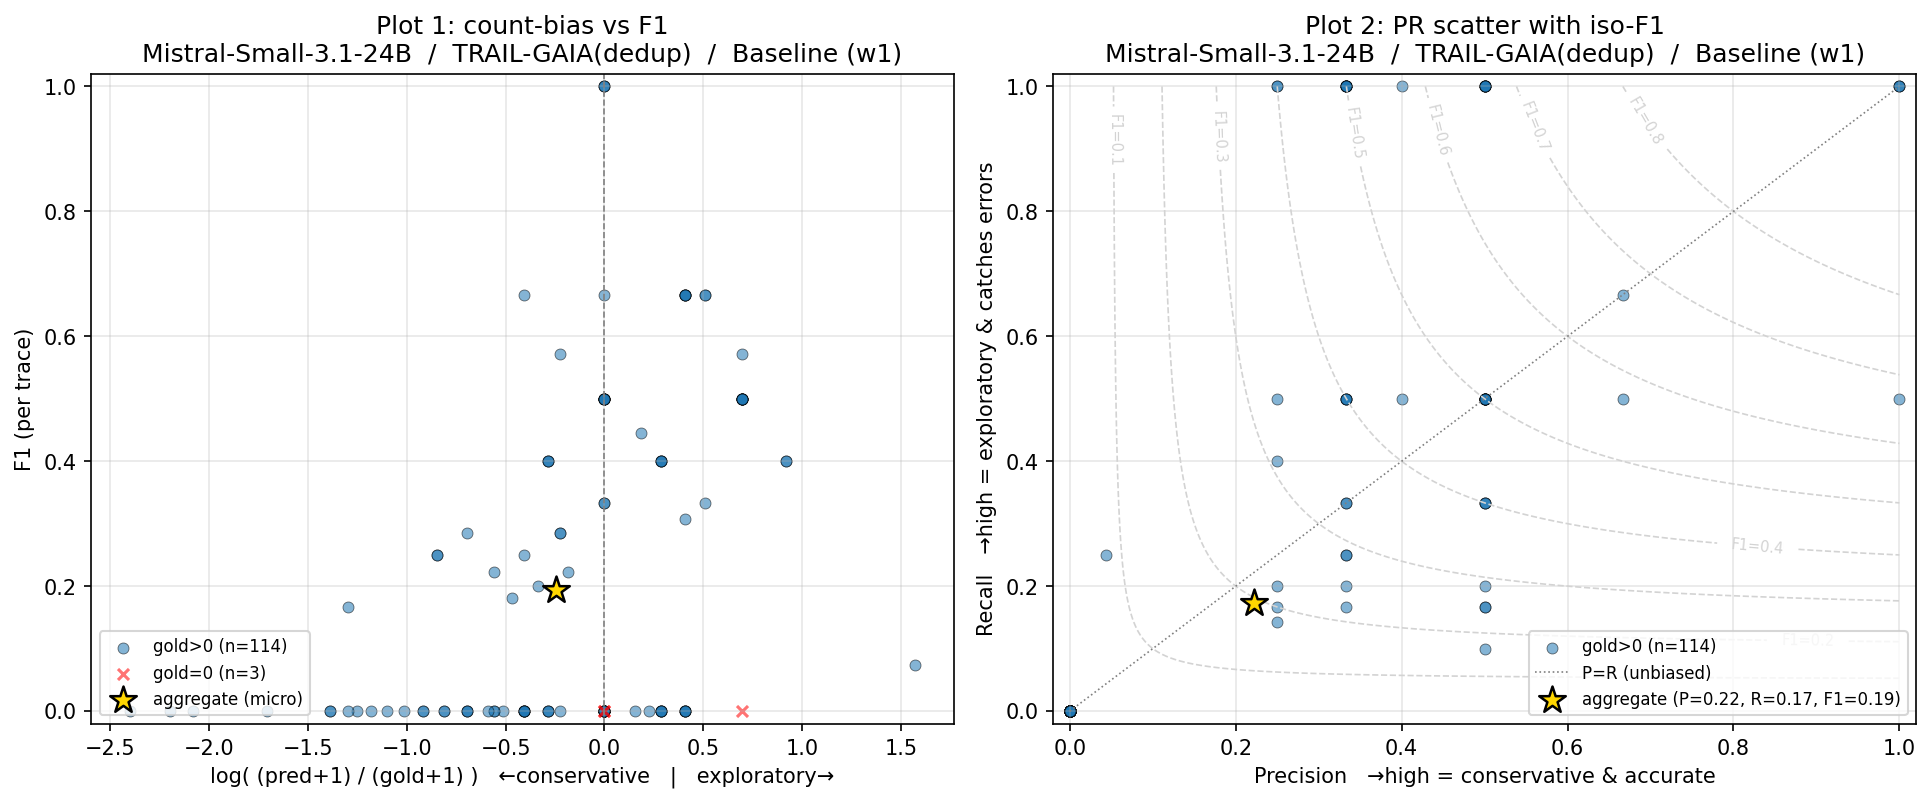

This chart was generated by the following Python code:
"""
Per-trace conservativeness/quality plots for one model.

Plot 1: log(pred/gold) on x-axis  vs  F1 on y-axis
Plot 2: Precision vs Recall scatter with iso-F1 contours

Matching: TP = |set(gen_locations) ∩ set(gt_locations)| (same as calculate_scores.py).
Each point = one trace. Hollow points indicate gold=0 traces (handled separately).
"""
import json
import glob
import os
import argparse
import math
import numpy as np
import matplotlib.pyplot as plt


def load_json(path):
    with open(path, "r") as f:
        return json.load(f)


def per_trace_stats(gt_dir, pred_dir):
    rows = []
    for gt_path in sorted(glob.glob(os.path.join(gt_dir, "*.json"))):
        name = os.path.basename(gt_path)
        pred_path = os.path.join(pred_dir, name)
        if not os.path.exists(pred_path):
            continue
        try:
            gt = load_json(gt_path)
            pred = load_json(pred_path)
        except Exception:
            continue
        gt_locs = [e.get("location", "") for e in gt.get("errors", [])]
        pred_locs = [e.get("location", "") for e in pred.get("errors", [])]
        gt_set = set(gt_locs)
        pred_set = set(pred_locs)
        tp = len(gt_set & pred_set)
        gold = len(gt_set)
        predn = len(pred_set)
        precision = tp / predn if predn else 0.0
        recall = tp / gold if gold else float("nan")  # undefined when no gold errors
        f1 = (2 * precision * recall / (precision + recall)
              if (precision + recall) > 0 and not math.isnan(recall) else 0.0)
        rows.append({
            "trace": name,
            "gold": gold,
            "pred": predn,
            "tp": tp,
            "precision": precision,
            "recall": recall,
            "f1": f1,
        })
    return rows


def make_plots(rows, model_label, out_path):
    # Separate gold=0 (no errors to find) from rest
    rest = [r for r in rows if r["gold"] > 0]
    zero_gold = [r for r in rows if r["gold"] == 0]

    # log(pred/gold) with smoothing for gold=0 / pred=0
    def log_ratio(pred, gold):
        return math.log((pred + 1) / (gold + 1))

    fig, axes = plt.subplots(1, 2, figsize=(13, 5.5))

    # ---- Plot 1: log(pred/gold) vs F1 ----
    ax = axes[0]
    xs = [log_ratio(r["pred"], r["gold"]) for r in rest]
    ys = [r["f1"] for r in rest]
    ax.scatter(xs, ys, s=28, alpha=0.55, edgecolor="black", linewidth=0.4,
               label=f"gold>0 (n={len(rest)})")
    if zero_gold:
        xs0 = [log_ratio(r["pred"], 0) for r in zero_gold]
        ys0 = [0.0 for _ in zero_gold]
        ax.scatter(xs0, ys0, s=28, alpha=0.55, marker="x", color="red",
                   label=f"gold=0 (n={len(zero_gold)})")
    ax.axvline(0, color="gray", linestyle="--", linewidth=0.8)
    ax.set_xlabel("log( (pred+1) / (gold+1) )   ←conservative   |   exploratory→")
    ax.set_ylabel("F1 (per trace)")
    ax.set_title(f"Plot 1: count-bias vs F1\n{model_label}")
    ax.set_ylim(-0.02, 1.02)
    ax.legend(loc="lower left", fontsize=8)
    ax.grid(True, alpha=0.3)

    # Aggregate marker (dataset-level)
    total_pred = sum(r["pred"] for r in rest)
    total_gold = sum(r["gold"] for r in rest)
    total_tp = sum(r["tp"] for r in rest)
    P = total_tp / total_pred if total_pred else 0.0
    R = total_tp / total_gold if total_gold else 0.0
    F = 2 * P * R / (P + R) if (P + R) > 0 else 0.0
    agg_x = math.log((total_pred + 1) / (total_gold + 1))
    ax.scatter([agg_x], [F], s=180, marker="*", color="gold",
               edgecolor="black", linewidth=1.2, zorder=5,
               label="aggregate (micro)")
    ax.legend(loc="lower left", fontsize=8)

    # ---- Plot 2: Precision vs Recall with iso-F1 ----
    ax = axes[1]
    pp = np.linspace(0.001, 1, 200)
    rr = np.linspace(0.001, 1, 200)
    PP, RR = np.meshgrid(pp, rr)
    F1grid = 2 * PP * RR / (PP + RR)
    levels = [0.1, 0.2, 0.3, 0.4, 0.5, 0.6, 0.7, 0.8]
    cs = ax.contour(PP, RR, F1grid, levels=levels, colors="lightgray",
                    linewidths=0.8, linestyles="--")
    ax.clabel(cs, fmt="F1=%.1f", fontsize=7)

    xs = [r["precision"] for r in rest]
    ys = [r["recall"] for r in rest]
    ax.scatter(xs, ys, s=28, alpha=0.55, edgecolor="black", linewidth=0.4,
               label=f"gold>0 (n={len(rest)})")
    ax.plot([0, 1], [0, 1], color="gray", linestyle=":", linewidth=0.8,
            label="P=R (unbiased)")
    ax.scatter([P], [R], s=180, marker="*", color="gold",
               edgecolor="black", linewidth=1.2, zorder=5,
               label=f"aggregate (P={P:.2f}, R={R:.2f}, F1={F:.2f})")
    ax.set_xlabel("Precision   →high = conservative & accurate")
    ax.set_ylabel("Recall   →high = exploratory & catches errors")
    ax.set_title(f"Plot 2: PR scatter with iso-F1\n{model_label}")
    ax.set_xlim(-0.02, 1.02)
    ax.set_ylim(-0.02, 1.02)
    ax.legend(loc="lower right", fontsize=8)
    ax.grid(True, alpha=0.3)

    plt.tight_layout()
    plt.savefig(out_path, dpi=150, bbox_inches="tight")
    print(f"[saved] {out_path}")
    print(f"[aggregate] pred={total_pred}  gold={total_gold}  tp={total_tp}  "
          f"P={P:.3f}  R={R:.3f}  F1={F:.3f}  log(pred/gold)={agg_x:.3f}")


def main():
    p = argparse.ArgumentParser()
    p.add_argument("--gt", default="/data/wang/junh/githubs/trail-benchmark/benchmarking/processed_annotations_gaia")
    p.add_argument("--pred", default="/data/wang/junh/githubs/trail-benchmark/baselines/outputs/outputs_mistralai-Mistral-Small-3.1-24B-Instruct-2503-GAIA_dedup-who_and_when_w1")
    p.add_argument("--label", default="Mistral-Small-3.1-24B  /  TRAIL-GAIA(dedup)  /  Baseline (w1)")
    p.add_argument("--out", default="/data/wang/junh/githubs/trail-benchmark/baselines/outputs/_plot_conservativeness.png")
    args = p.parse_args()

    rows = per_trace_stats(args.gt, args.pred)
    print(f"[traces matched] {len(rows)}")
    if not rows:
        raise SystemExit("no traces matched")
    make_plots(rows, args.label, args.out)


if __name__ == "__main__":
    main()
